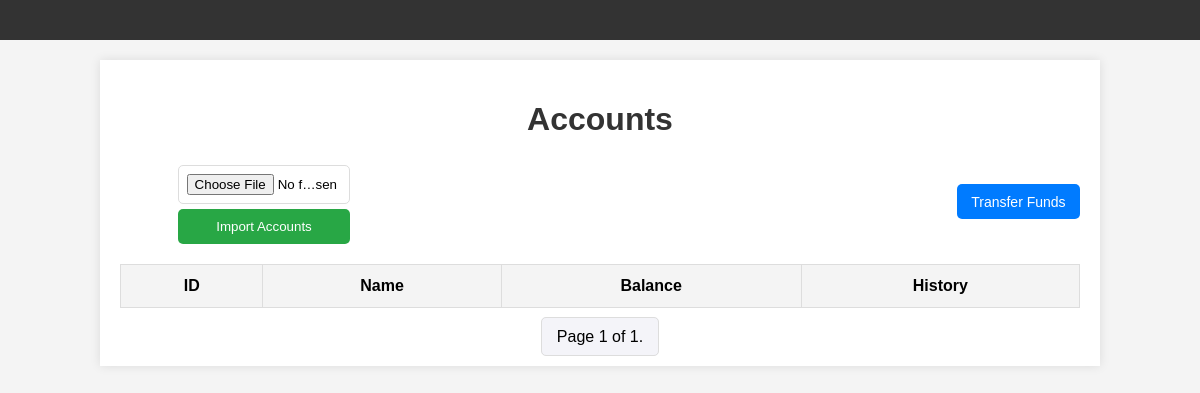
The app's page /, older data.
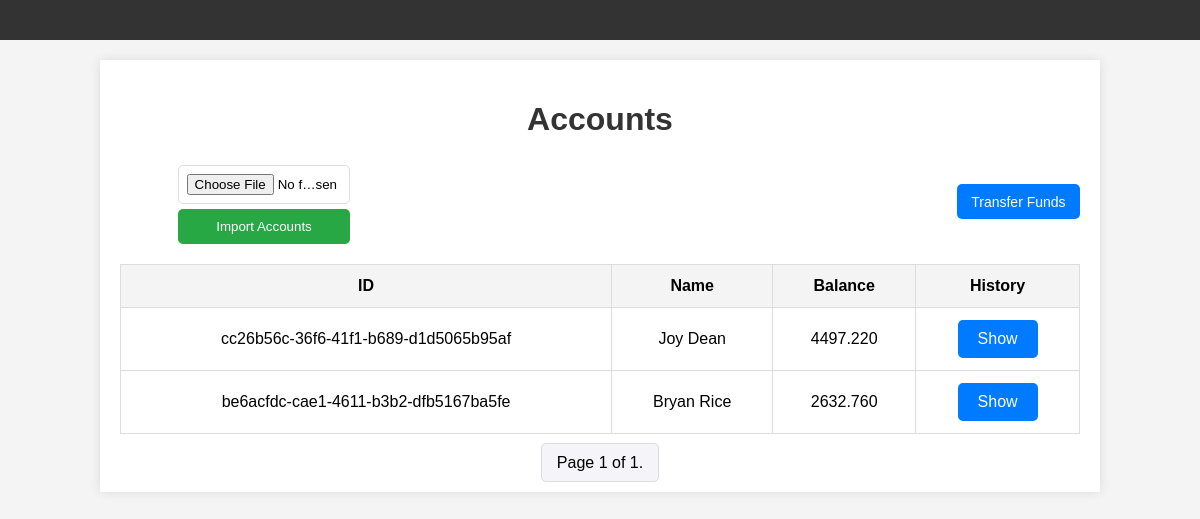
The same page, newer data.
### account_transfare_app/models.py (models this page shows, shortened)
class Accounts(models.Model):
    id = models.UUIDField(primary_key=True, editable=False)
    name = models.CharField(max_length=100)
    balance = models.DecimalField(max_digits=100, decimal_places=3)
    created_at = models.DateTimeField(auto_now_add=True, editable=False)
    updated_at = models.DateTimeField(auto_now=True)

### account_transfare_app/views.py (the view)
# urls.py: path('', views.list_accounts, name='list_accounts'),
def list_accounts(request):
    all_accounts = Accounts.objects.all()
    paginator = Paginator(all_accounts, 50)
    page_number = request.GET.get('page')
    accounts = paginator.get_page(page_number)
    return render(request, 'list_accounts.html', {'accounts': accounts})

### templates/list_accounts.html (shortened to what this page needs)
{% extends "base.html" %}
{% load static %}
{% block head %}
    <link rel="stylesheet" type="text/css" href="{% static 'css/styles.css' %}">
{% endblock %}
{% block content %}
<div class="container">
    <header>
        <h1>Accounts</h1>
    </header>
    <main>
        <div class="header-section">
            <div class="file-upload-section">
                 <form method="post" enctype="multipart/form-data" action="{% url 'import_accounts' %}">{% csrf_token %}
                    <input type="file" name="file" class="file-input" accept=".csv, .tsv, .xls, .xlsx, .json" required>
                     <button type="submit" class="redirect-button" style="background-color: #28a745">Import Accounts</button>
                 </form>
            </div>
            <a type="button" href="{% url 'transfer_funds' %}" class="btn btn-redirect">Transfer Funds</a>
        </div>
        <table>
            <thead>
                <tr>
                    <th>ID</th>
                    <th>Name</th>
                    <th>Balance</th>
                    <th>History</th>
                </tr>
            </thead>
            <tbody>
                {% for account in accounts %}
                    <tr>
                        <td>{{ account.id }}</td>
                        <td>{{ account.name }}</td>
                         <td>{{ account.balance }}</td>
                        <td><a href="{% url 'show_history' account.id %}" class="redirect-button">Show</a></td>
                    </tr>
                {% endfor %}
            </tbody>
        </table>
        <div class="pagination">
            <span>
                <span class="pagination-btn">
                    Page {{ accounts.number }} of {{ accounts.paginator.num_pages }}.
                </span>
            </span>
        </div>
    </main>
</div>
{% endblock %}

### templates/base.html (shortened to what this page needs)
{% load static %}
<!DOCTYPE html>
<html lang="en">
<head>
    <link rel="stylesheet" type="text/css" href="{% static 'css/navbar.css' %}">
    <link rel="stylesheet" type="text/css" href="{% static 'css/styles.css' %}">
    {% block head %}
    {% endblock %}
</head>
<body>
    <nav class="navbar">
        <div class="navbar-left">
            <a class="navbar-item" href=""></a>
        </div>
    </nav>
    {% block content %}
    {% endblock %}
</body>
</html>

### static/css/navbar.css (style rules this page uses)
body { font-family: Arial, sans-serif; margin: 0; padding: 0; }
.navbar { display: flex; justify-content: space-between; align-items: center; background-color: #333; padding: 10px 20px; }
.navbar-left, .navbar-right { display: flex; }
.navbar-item { color: white; text-decoration: none; padding: 10px 15px; }

### static/css/styles.css (style rules this page uses)
body { font-family: Arial, sans-serif; background-color: #f4f4f4; margin: 0; padding: 0; }
.container { width: 80%; margin: 20px auto; background: #fff; padding: 20px; box-shadow: 0 0 10px rgba(0, 0, 0, 0.1); }
header { text-align: center; margin-bottom: 20px; }
h1 { color: #333; }
table { width: 100%; border-collapse: collapse; margin-bottom: 20px; }
th, td { padding: 12px; border: 1px solid #ddd; text-align: center; }
th { background-color: #f4f4f4; }
form { display: flex; flex-direction: column; width: 60%; margin: 0 auto; }
form input, form select, form button { padding: 8px; margin-top: 5px; border: 1px solid #ddd; border-radius: 3px; }
form input, form select { box-sizing: border-box; width: 100%; }
.redirect-button { display: inline-block; padding: 10px 20px; background-color: #007bff; color: white; text-decoration: none; border: none; cursor: pointer; border-radius: 5px; }
.btn { padding: 10px 20px; border: none; border-radius: 5px; cursor: pointer; font-size: 14px; transition: background-color 0.3s, transform 0.3s; }
.btn-redirect { display: inline-block; background-color: #007bff; color: white; text-decoration: none; border: none; cursor: pointer; padding: 1% 1.5%; border-radius: 5px; }
.header-section { display: flex; justify-content: space-between; align-items: center; margin-bottom: 20px; }
.file-upload-section { display: flex; align-items: center; gap: 10px; width:30%; }
.file-input { padding: 8px; border: 1px solid #ddd; border-radius: 5px; }
.pagination { display: flex; justify-content: center; gap: 5px; }
.pagination-btn { padding: 10px 15px; border: 1px solid #ddd; background-color: #f4f4f9; cursor: pointer; border-radius: 5px; transition: background-color 0.3s, transform 0.3s; }

Row changes from the older to the newer data that the page shows:
added Accounts: id "cc26b56c-36f6-41f1-b689-d1d5065b95af", name "Joy Dean", balance "4497.220"
added Accounts: id "be6acfdc-cae1-4611-b3b2-dfb5167ba5fe", name "Bryan Rice", balance "2632.760"
